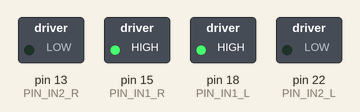
Bench run of a program on a simulated Raspberry Pi (header pin numbers). On the bench: switched loads named in the program (green lamp = pin HIGH).

Above: at 0.1 s.
Timing chart, 0 to 1.6 s (numbered marks = the images above):
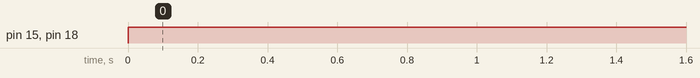

The program:

wheels.py
```python
import RPi.GPIO as GPIO
import time

PIN_IN1_L = 18
PIN_IN2_L = 22

PIN_IN1_R = 15
PIN_IN2_R = 13


def init():
    GPIO.setmode(GPIO.BOARD)
    GPIO.setup(PIN_IN1_L, GPIO.OUT)
    GPIO.setup(PIN_IN2_L, GPIO.OUT)
    GPIO.setup(PIN_IN1_R, GPIO.OUT)
    GPIO.setup(PIN_IN2_R, GPIO.OUT)

def forward():
    GPIO.output(PIN_IN1_L, GPIO.HIGH)
    GPIO.output(PIN_IN2_L, GPIO.LOW)
    GPIO.output(PIN_IN1_R, GPIO.HIGH)
    GPIO.output(PIN_IN2_R, GPIO.LOW)


if __name__ == "__main__":
    init()
    try:
        while True:
            forward()
    except KeyboardInterrupt:
        print("Interrupted by keyboard.")
    GPIO.cleanup()
```

Measured:
- by itself, pin 15 (PIN_IN1_R), pin 18 (PIN_IN1_L): LOW → HIGH at 0.00 s
